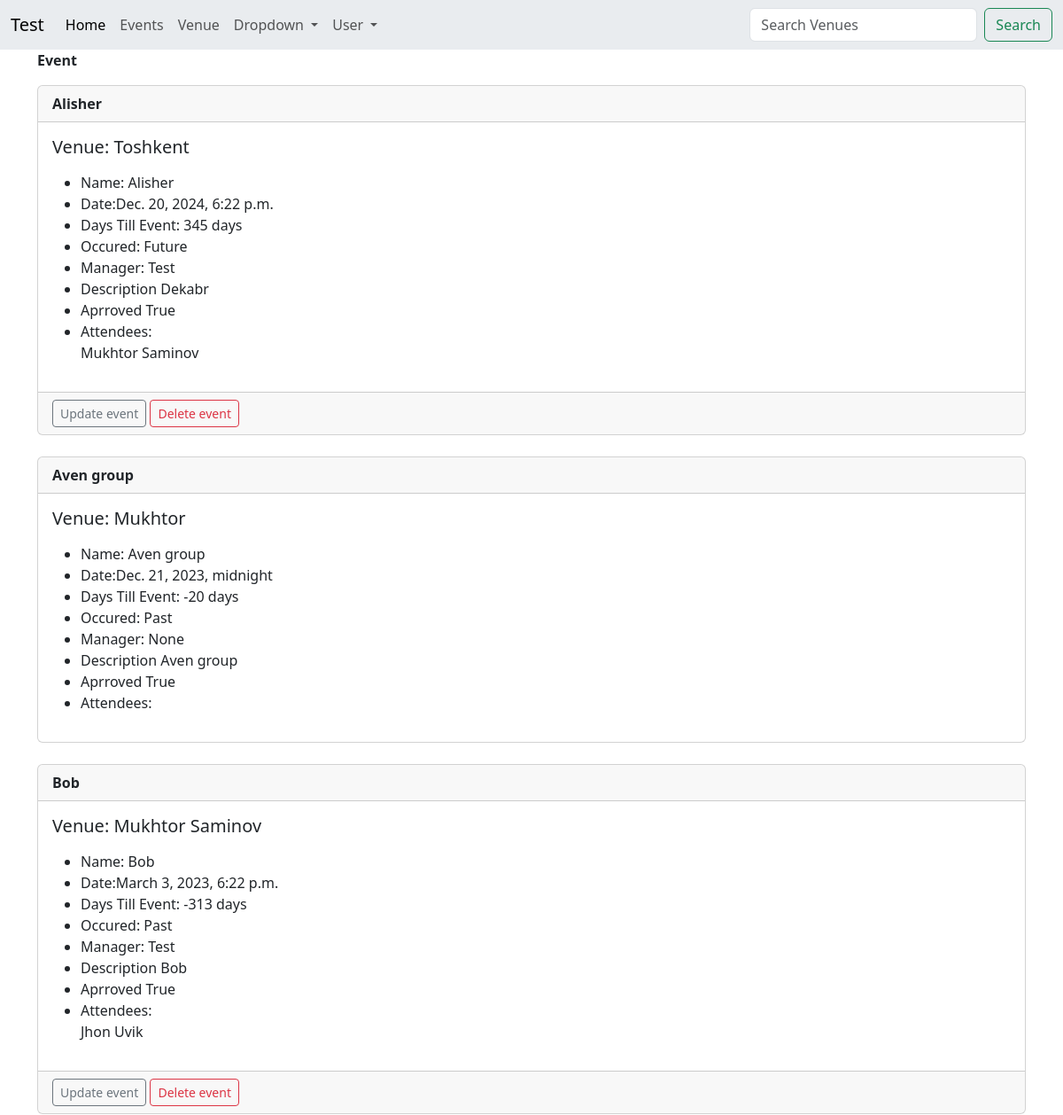
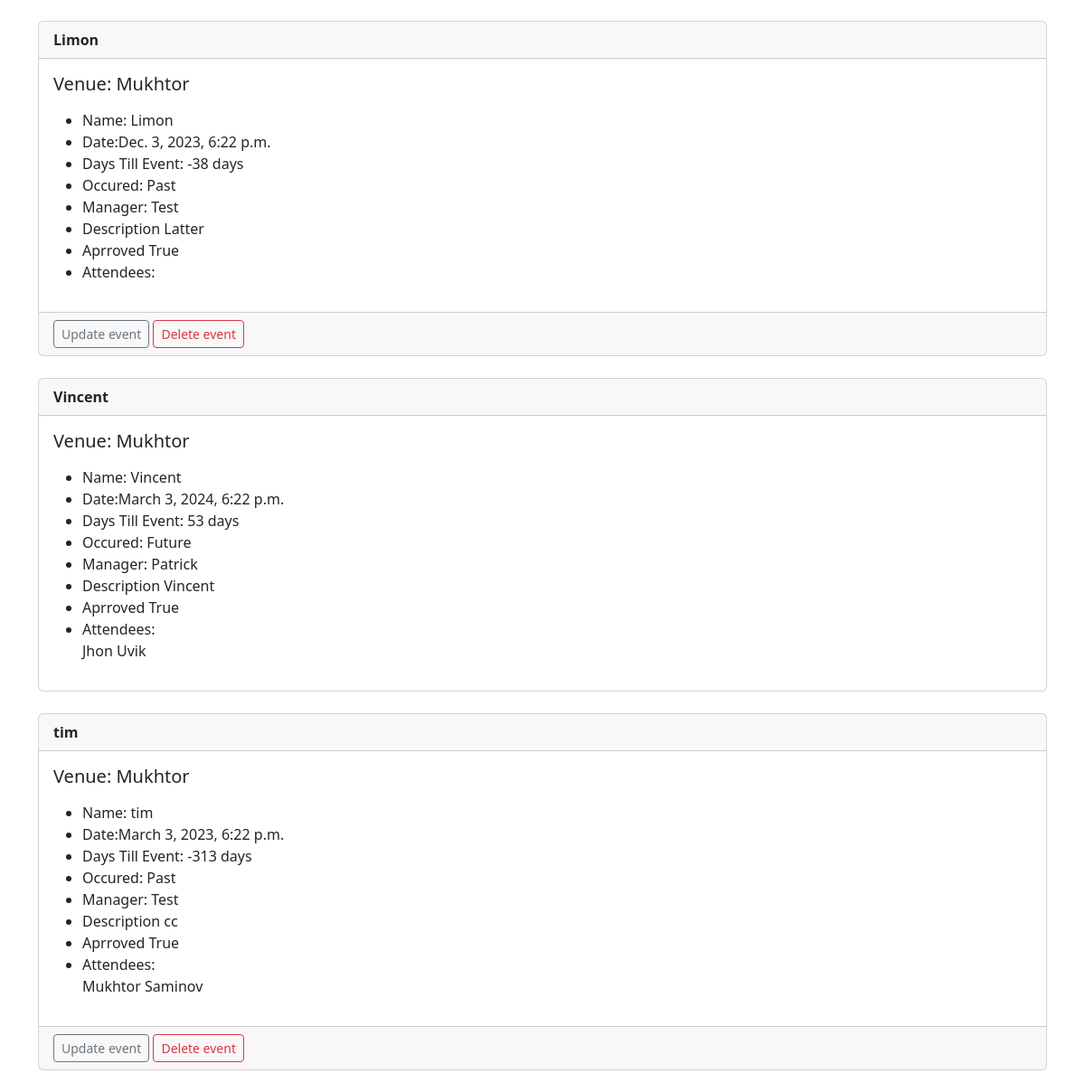
/event (signed in), run on the app's committed database (2 pictures, top to bottom).
### home/models.py (models this page shows)
class Event(models.Model):
    name=models.CharField("Event Name",max_length=120)
    event_data=models.DateTimeField('Event Data')
    venue=models.ForeignKey(Venue,blank=True,null=True,on_delete=models.CASCADE)
    manager=models.ForeignKey(User,blank=True,null=True,on_delete=models.SET_NULL)
    description=models.TextField(blank=True)
    attendees=models.ManyToManyField(MyClubUser,blank=True)
    aprroved=models.BooleanField("Aprroved",default=False)
    def __str__(self):
        return self.name
    @property
    def Days_till(self):
        today=date.today()
        days_till=self.event_data.date()-today
        days_till_stripped=str(days_till).split(',',1)[0]
        return days_till_stripped
    @property
    def Is_Past(self):
        today=date.today()
        if self.event_data.date()<today:
            thing="Past"
        else:
            thing="Future"
        return thing

class Venue(models.Model):
    name=models.CharField('Venue Name',max_length=120)
    address=models.CharField(max_length=300)
    zip_code=models.CharField('Zip Code',max_length=100)
    phone=models.CharField('Contact Phone',max_length=100,blank=True)
    web=models.URLField('Website Address',blank=True)
    email_address=models.EmailField('Email',blank=True)
    owner=models.IntegerField('Venue Owner',blank=False,default=1)
    venue_image=models.ImageField(null=True,blank=True,upload_to="venue_image/")
    def __str__(self):
        return self.name

class MyClubUser(models.Model):
    firstname=models.CharField(max_length=50)
    lastname=models.CharField(max_length=50)
    email=models.EmailField('User Email')
    def __str__(self):
        return self.firstname + " " + self.lastname

### home/views.py (the view)
# urls.py: path('event',views.all_event,name='events_list'),
def all_event(request):
    event_list=Event.objects.all().order_by('name')
    return render(request, 'events_list.html', {'event_list':event_list})

### Template/events_list.html
{% extends "base.html" %}
{% block content %}
<p><strong>Event</strong>  </p>
{% for event in event_list %}
{% if event.aprroved %}
<div class="card">
    <div class="card-header">
        <strong>{{ event }}</strong>
    </div>
    <div class="card-body">
      <h5 class="card-title">Venue: {{ event.venue }}
      </h5>
      <p class="card-text">
        <ul>
        <li>Name: {{ event.name }} </li>
        <li> Date:{{ event.event_data }} </li>
        <li>Days Till Event: {{ event.Days_till }} </li>
        <li> Occured: {{ event.Is_Past }}</li>
        <li>Manager: {{ event.manager }} </li>
        <li> Description {{ event.description }} </li>
        <li> Aprroved {{ event.aprroved}} </li>
        <li>Attendees: <br>
            {% for user in event.attendees.all %}
            {{ user }}<br>
            {% endfor %}
        </li>
        </ul>
      </p>
    </div>
    {% if user.is_authenticated %}
        {% if user == event.manager %}
          <div class="card-footer text-body-secondary">
            <a href="{% url 'update_event' event.id %}" class="btn btn-outline-secondary btn-sm" >Update event</a>
            <a href="{% url 'delete_event' event.id %}" class="btn btn-outline-danger btn-sm" >Delete event</a>
          </div>
        {% endif %}
    {% endif %}
  </div><br>
  {% endif %}
  {% endfor %}
{% endblock %}

### Template/base.html (shortened to what this page needs)
<!doctype html>
<html lang="en">
  <head>
    <link href="https://cdn.jsdelivr.net/npm/bootstrap@5.3.2/dist/css/bootstrap.min.css" rel="stylesheet">
    <nav class="navbar navbar-expand-lg bg-body-secondary">
        <div class="container-fluid">
          <a class="navbar-brand" href="#">{{ user }}</a>
          <div class="collapse navbar-collapse" id="navbarSupportedContent">
            <ul class="navbar-nav me-auto mb-2 mb-lg-0">
              <li class="nav-item">
                <a class="nav-link active" aria-current="page" href="{% url 'home' %}">Home</a>
              </li>
              <li class="nav-item">
                <a class="nav-link" href="{% url 'events_list' %}">Events</a>
              </li>
              <li class="nav-item">
                <a class="nav-link" href="{% url 'list_venue' %}">Venue</a>
              </li>
              <li class="nav-item dropdown">
                <a class="nav-link dropdown-toggle" href="#" role="button" data-bs-toggle="dropdown" aria-expanded="false">
                  Dropdown
                </a>
              </li>
              <li class="nav-item dropdown">
                <a class="nav-link dropdown-toggle" href="#" role="button" data-bs-toggle="dropdown" aria-expanded="false">
                  User
                </a>
              </li>
            </ul>
            <form class="d-flex" method=POST action="{% url 'search' %}">
              <input class="form-control me-2" type="search" placeholder="Search Venues" aria-label="Search"name="searched">
              <button class="btn btn-outline-success" type="submit">Search</button>
            </form>
          </div>
        </div>
      </nav>
 <div class="container">
    {% block content %}
    {% endblock %}
</div>
      </head>
      <body>
      </body>
    </html>

### data on the page
Event: name "Alisher", venue "Toshkent", event_data "Dec. 20, 2024, 6:22 p.m.", Days_till "345 days", Is_Past "Future", manager "Test", description "Dekabr", aprroved "True", shows "Update event"
MyClubUser: firstname+lastname "Mukhtor Saminov"
Event: name "Aven group", venue "Mukhtor", event_data "Dec. 21, 2023, midnight", Days_till "-20 days", Is_Past "Past", manager "None", description "Aven group", aprroved "True"
Event: name "Bob", venue "Mukhtor Saminov", event_data "March 3, 2023, 6:22 p.m.", Days_till "-313 days", Is_Past "Past", manager "Test", description "Bob", aprroved "True", shows "Update event"
MyClubUser: firstname+lastname "Jhon Uvik"
Event: name "Limon", venue "Mukhtor", event_data "Dec. 3, 2023, 6:22 p.m.", Days_till "-38 days", Is_Past "Past", manager "Test", description "Latter", aprroved "True", shows "Update event"
Event: name "Vincent", venue "Mukhtor", event_data "March 3, 2024, 6:22 p.m.", Days_till "53 days", Is_Past "Future", manager "Patrick", description "Vincent", aprroved "True"
Event: name "tim", venue "Mukhtor", event_data "March 3, 2023, 6:22 p.m.", Days_till "-313 days", Is_Past "Past", manager "Test", description "cc", aprroved "True", shows "Update event"

### other printed values
{{ user }} "Test"
